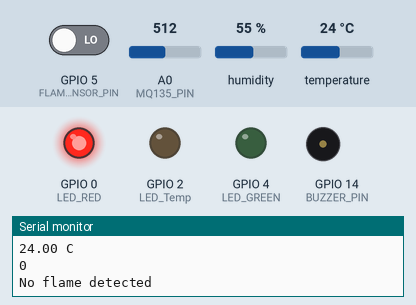
This sketch was run on a simulated ESP8266 (NodeMCU). Shown: output pins drawn as LEDs (lit = HIGH), buzzer (waves = sounding, pin HIGH), the last lines printed to the serial monitor. The test bench sets the inputs (shaded band); at power-on: A0 (MQ135_PIN) = 512, GPIO 5 (FLAME_SENSOR_PIN) LOW, humidity 55 %, temperature 24 °C. WiFi joins after 1.5 s; servers stay silent unless stated; no MQTT or app messages arrive unless stated.

Above: at 6.2 s.
6.3 s: A0 (MQ135_PIN) set to 417
8.9 s: A0 (MQ135_PIN) set to 390
At 10.1 s:
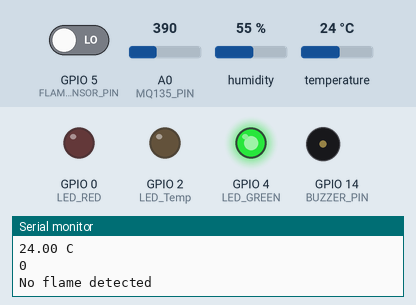
11.5 s: GPIO 5 (FLAME_SENSOR_PIN) driven HIGH
At 13.7 s:
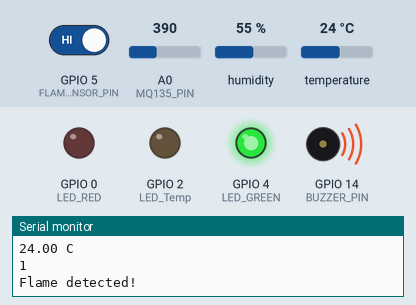
14.5 s: A0 (MQ135_PIN) set to 410
At 15.4 s:
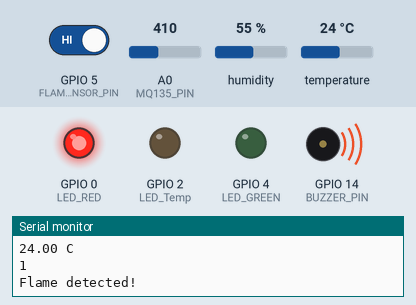
17.1 s: A0 (MQ135_PIN) set to 306
At 20.2 s:
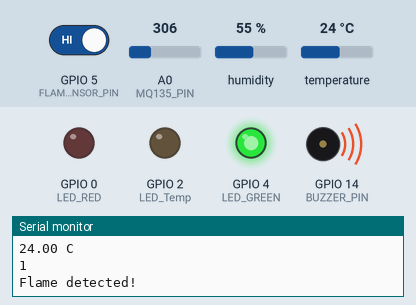
20.6 s: A0 (MQ135_PIN) set to 511
At 22.0 s:
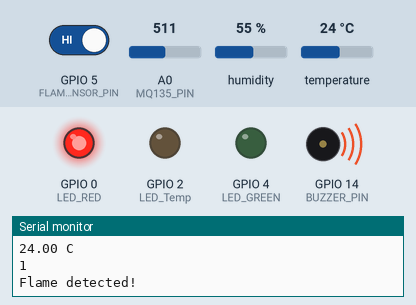
Timing chart, 0 to 23.6 s (numbered marks = the images above; inputs shaded):
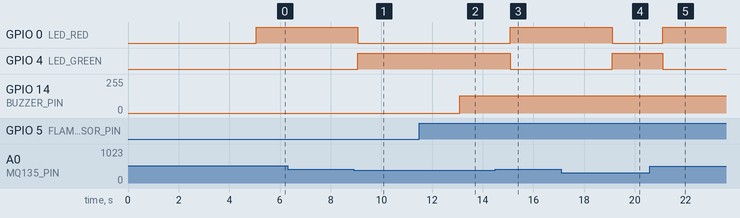

The sketch:

khawnLong.ino
```cpp
#include <dummy.h>

#include <ESP8266WiFi.h>
#include <PubSubClient.h>
#include <math.h>
#include <ESP8266WiFi.h>
#include <DHT.h>

#define WIFI_SSID "xxxxxxxxx"
#define WIFI_PASSWORD "xxxxxxxx"
#define MQTT_SERVER "192.168.xxx.xx"

// const int Temp_PIN = A0;
// const int MQ135_PIN = D0;
// const int FLAME_SENSOR_PIN = D1;
// const int LED_GREEN = D2;
// const int LED_RED = D3;
// const int LED_Temp = D4;
// const int BUZZER_PIN = D5;
// const char* MQ135Result;
// const char* flameResult;

// #define Temp_PIN A0
#define DHTPIN 15
#define DHTTYPE DHT22

#define MQ135_PIN A0
#define FLAME_SENSOR_PIN 5
#define LED_GREEN 4
#define LED_RED 0
#define LED_Temp 2
#define BUZZER_PIN 14

const char* MQ135Result;
const char* flameResult;

DHT dht(DHTPIN, DHTTYPE);

// Create an instance of the PubSubClient
WiFiClient wifiClient;
PubSubClient mqttClient(wifiClient);

double Thermistor(int RawADC)
{
  double Cal;
  Cal = log(10000.0/((1024.0/RawADC-1)));
  Cal = 1 / (0.001129148 + (0.000234125 + (0.0000000876741 * Cal * Cal ))* Cal );
  Cal = Cal - 273.15;            // Convert Kelvin to Celcius
  return Cal;
}

void setup() {
  analogReference(DEFAULT);
  Serial.begin(115200);
  pinMode(MQ135_PIN, INPUT);
  // pinMode(Temp_PIN, INPUT);
  pinMode(FLAME_SENSOR_PIN, INPUT);
  pinMode(BUZZER_PIN, OUTPUT);
  pinMode(LED_Temp, OUTPUT);
  pinMode(LED_GREEN, OUTPUT);
  pinMode(LED_RED, OUTPUT);
  digitalWrite(LED_Temp, LOW);

  // Connect to Wi-Fi
  WiFi.begin(WIFI_SSID, WIFI_PASSWORD);
  while (WiFi.status() != WL_CONNECTED) {
    delay(5000);
    Serial.println("Connecting to WiFi...");
  }
  Serial.println("Connected to WiFi");

  // Connect to mosquitto
  mqttClient.setServer(MQTT_SERVER, 1883);
  while (!mqttClient.connected()) {
    if (mqttClient.connect("ESP8266Client")) {
      Serial.println("Connected to MQTT broker!");
    } else {
      Serial.println("Failed to connect to MQTT broker, retrying...");
      delay(5000);
    }
  }

  dht.begin();
}

void loop() {
  mqttClient.loop();
  // MQ135
  int MQ135Value = analogRead(MQ135_PIN); //digitalRead(MQ135_PIN);
  Serial.println(MQ135Value);
  if (MQ135Value >= 400) {
    MQ135Result = "Gas detected!";
    Serial.println(MQ135Result);
    digitalWrite(LED_GREEN, LOW);
    digitalWrite(LED_RED, HIGH);
  }
  else {
    MQ135Result = "Gas not detected";
    Serial.println(MQ135Result);
    digitalWrite(LED_RED, LOW);
    digitalWrite(LED_GREEN, HIGH);
  }
  mqttClient.publish("sensor/mq135", MQ135Result);

  // temp
  // float Temp=Thermistor(analogRead(Temp_PIN));

  float Temp = dht.readTemperature();
  Serial.print(Temp);
  Serial.println(" C");
  if(Temp >= 50) {
    digitalWrite(LED_Temp, HIGH);
    delay(200);
    digitalWrite(LED_Temp, LOW);
    delay(200);
    digitalWrite(LED_Temp, HIGH);
    delay(200);
    digitalWrite(LED_Temp, LOW);
    delay(200);
    digitalWrite(LED_Temp, HIGH);
    delay(200);
    digitalWrite(LED_Temp, LOW);
    delay(200);
    digitalWrite(LED_Temp, HIGH);
    delay(200);
    digitalWrite(LED_Temp, LOW);
    delay(200);
  }

  // Convert from float to char
  char tempResult[10];
  dtostrf(Temp, 6, 2, tempResult);
  mqttClient.publish("sensor/temp", tempResult);

  // flameSensor
  int flameDetected = digitalRead(FLAME_SENSOR_PIN);
  Serial.println(flameDetected);
  if (flameDetected == 1) {
    flameResult = "Flame detected!";
    Serial.println(flameResult);
    // digitalWrite(BUZZER_PIN, HIGH);
    analogWrite(BUZZER_PIN, 128);
    delay(1000);
  } else {
    flameResult = "No flame detected";
    Serial.println(flameResult);
    //digitalWrite(BUZZER_PIN, LOW);
    analogWrite(BUZZER_PIN, 0);
    delay(1000);
  }
  mqttClient.publish("sensor/flame", flameResult);
  // wait for 1 second before checking again
  delay(1000);
}
```

Measured:
- the behaviour switches between 400 and 399 on A0 (MQ135_PIN) (found by bisection; images 0 and 1)
- after the input at 8.9 s, GPIO 0 (LED_RED): HIGH → LOW after 0.17 s; GPIO 4 (LED_GREEN): LOW → HIGH after 0.17 s
- after the input at 11.5 s, GPIO 14 (BUZZER_PIN): 0/255 → 128/255 after 1.6 s
- after the input at 14.5 s, GPIO 0 (LED_RED): LOW → HIGH after 0.59 s; GPIO 4 (LED_GREEN): HIGH → LOW after 0.59 s
- after the input at 17.1 s, GPIO 0 (LED_RED): HIGH → LOW after 2.0 s; GPIO 4 (LED_GREEN): LOW → HIGH after 2.0 s
- after the input at 20.6 s, GPIO 0 (LED_RED): LOW → HIGH after 0.51 s; GPIO 4 (LED_GREEN): HIGH → LOW after 0.51 s
